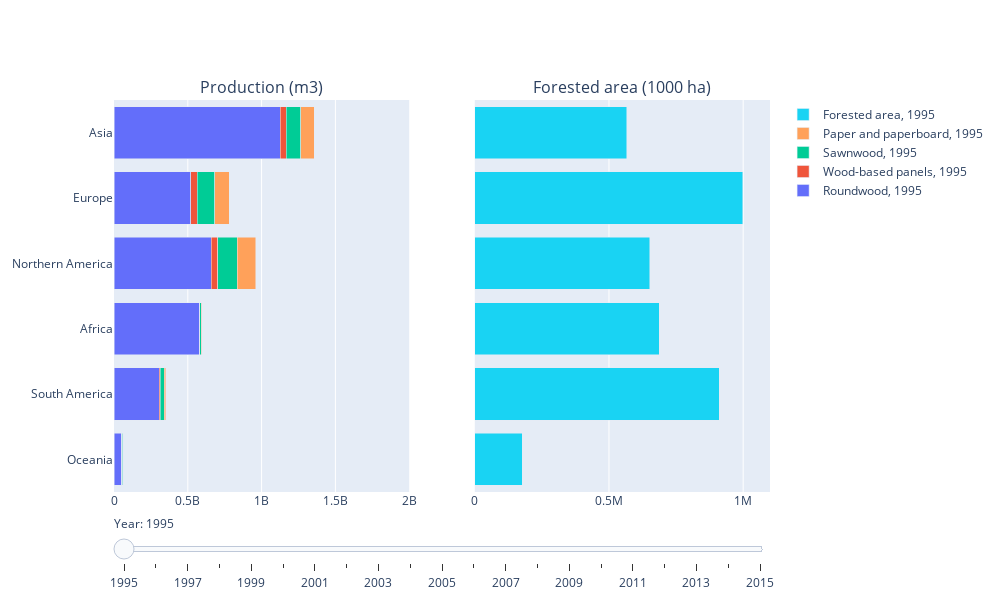

Notebook cell for this chart:
### Code cell
# plot the graph
fig.data[0].visible = True
fig.data[1].visible = True
fig.data[2].visible = True
fig.data[3].visible = True
fig.data[4].visible = True
fig.data[5].visible = True


steps = []
for i in range(int(len(fig.data)/6)):
    step = dict(
        method="restyle",
        args=["visible", [False] * len(fig.data)],
        label='{}'.format(i + year_min),
    )
    step["args"][1][i*6] = True  # Toggle i'th trace to "visible"
    step["args"][1][i*6+1] = True  # Toggle i'th trace to "visible"
    step["args"][1][i*6+2] = True  # Toggle i'th trace to "visible"
    step["args"][1][i*6+3] = True  # Toggle i'th trace to "visible"
    step["args"][1][i*6+4] = True  # Toggle i'th trace to "visible"
    step["args"][1][i*6+5] = True  # Toggle i'th trace to "visible"
    steps.append(step)

sliders = [dict(
    active=1991,
    currentvalue={"prefix": "Year: "},
    steps=steps
)]
fig.update_layout(
    sliders=sliders,
    barmode='stack',
    autosize=False,
    width=1000,
    height=600,
)

fig.update_xaxes(range=[0, 2000000000], showgrid=True, row=1, col=1)
fig.update_xaxes(range=[0, 1100000], showgrid=True, row=1, col=2)

fig.show()
